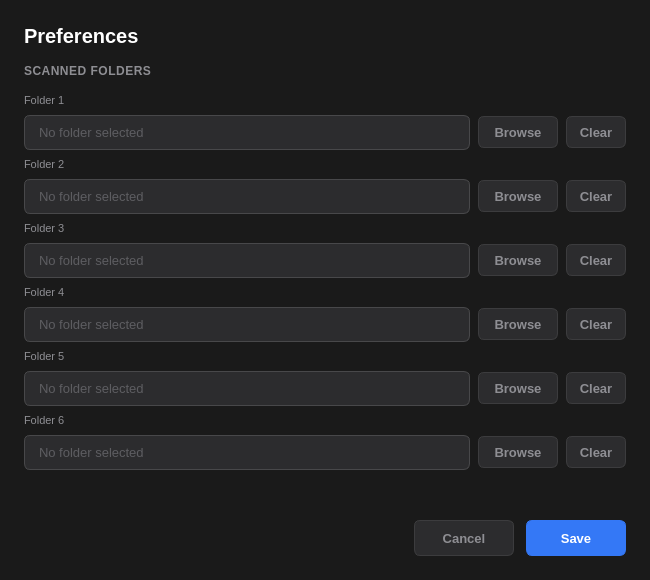
<?xml version="1.0" encoding="UTF-8"?>
<ui version="4.0">
 <class>PreferencesDialog</class>
 <widget class="QDialog" name="PreferencesDialog">
  <property name="geometry">
   <rect>
    <x>0</x>
    <y>0</y>
    <width>650</width>
    <height>580</height>
   </rect>
  </property>
  <property name="minimumSize">
   <size>
    <width>650</width>
    <height>580</height>
   </size>
  </property>
  <property name="maximumSize">
   <size>
    <width>650</width>
    <height>580</height>
   </size>
  </property>
  <property name="windowTitle">
   <string>Preferences</string>
  </property>
  <property name="styleSheet">
   <string notr="true">QDialog {
    background-color: #1A1A1A;
    color: #FFFFFF;
}

QLabel {
    color: #FFFFFF;
    font-size: 14px;
    font-weight: 400;
    font-family: -apple-system, BlinkMacSystemFont, 'Segoe UI', Roboto, sans-serif;
}

QPushButton {
    background-color: #2C2C2E;
    border: 1px solid #3C3C3E;
    border-radius: 6px;
    color: #8E8E93;
    font-size: 13px;
    font-weight: 500;
    font-family: -apple-system, BlinkMacSystemFont, 'Segoe UI', Roboto, sans-serif;
    padding: 8px 12px;
    text-align: center;
}

QPushButton:hover {
    background-color: #3A3A3C;
    border-color: #4A4A4C;
    color: #FFFFFF;
}

QPushButton:pressed {
    background-color: #1C1C1E;
}

QPushButton#saveButton {
    background-color: #3478f6;
    border-color: #3478f6;
    color: #FFFFFF;
    font-weight: 600;
}

QPushButton#saveButton:hover {
    background-color: #2a70d6;
    border-color: #2a70d6;
}

QPushButton#saveButton:pressed {
    background-color: #1f5bb5;
}

QLineEdit {
    background-color: #2C2C2E;
    border: 1px solid #48484A;
    border-radius: 6px;
    color: #FFFFFF;
    font-size: 13px;
    font-weight: 400;
    font-family: -apple-system, BlinkMacSystemFont, 'Segoe UI', Roboto, sans-serif;
    padding: 8px 12px;
}

QLineEdit:focus {
    border: 2px solid #64B5F6;
    outline: none;
}

QLineEdit:read-only {
    background-color: #2C2C2E;
    color: #8E8E93;
}</string>
  </property>
  <layout class="QVBoxLayout" name="verticalLayout">
   <property name="spacing">
    <number>16</number>
   </property>
   <property name="leftMargin">
    <number>24</number>
   </property>
   <property name="topMargin">
    <number>24</number>
   </property>
   <property name="rightMargin">
    <number>24</number>
   </property>
   <property name="bottomMargin">
    <number>24</number>
   </property>
   <item>
    <widget class="QLabel" name="titleLabel">
     <property name="styleSheet">
      <string notr="true">QLabel {
    color: #FFFFFF;
    font-size: 20px;
    font-weight: 600;
    font-family: -apple-system, BlinkMacSystemFont, 'Segoe UI', Roboto, sans-serif;
}</string>
     </property>
     <property name="text">
      <string>Preferences</string>
     </property>
    </widget>
   </item>
   <item>
    <widget class="QLabel" name="sectionLabel">
     <property name="styleSheet">
      <string notr="true">QLabel {
    color: #8E8E93;
    font-size: 12px;
    font-weight: 500;
    text-transform: uppercase;
    letter-spacing: 0.5px;
    border: none;
}</string>
     </property>
     <property name="text">
      <string>SCANNED FOLDERS</string>
     </property>
    </widget>
   </item>
   <item>
    <layout class="QVBoxLayout" name="foldersLayout">
     <property name="spacing">
      <number>8</number>
     </property>
     <item>
      <widget class="QLabel" name="folder1Label">
       <property name="styleSheet">
        <string notr="true">QLabel {
    color: #8E8E93;
    font-size: 11px;
    font-weight: 400;
}</string>
       </property>
       <property name="text">
        <string>Folder 1</string>
       </property>
      </widget>
     </item>
     <item>
      <layout class="QHBoxLayout" name="folder1Layout">
       <property name="spacing">
        <number>8</number>
       </property>
       <item>
        <widget class="QLineEdit" name="folder1PathEdit">
         <property name="readOnly">
          <bool>true</bool>
         </property>
         <property name="placeholderText">
          <string>No folder selected</string>
         </property>
        </widget>
       </item>
       <item>
        <widget class="QPushButton" name="folder1BrowseButton">
         <property name="minimumSize">
          <size>
           <width>80</width>
           <height>32</height>
          </size>
         </property>
         <property name="maximumSize">
          <size>
           <width>80</width>
           <height>32</height>
          </size>
         </property>
         <property name="cursor">
          <cursorShape>PointingHandCursor</cursorShape>
         </property>
         <property name="text">
          <string>Browse</string>
         </property>
        </widget>
       </item>
       <item>
        <widget class="QPushButton" name="folder1ClearButton">
         <property name="minimumSize">
          <size>
           <width>60</width>
           <height>32</height>
          </size>
         </property>
         <property name="maximumSize">
          <size>
           <width>60</width>
           <height>32</height>
          </size>
         </property>
         <property name="cursor">
          <cursorShape>PointingHandCursor</cursorShape>
         </property>
         <property name="text">
          <string>Clear</string>
         </property>
        </widget>
       </item>
      </layout>
     </item>
     <item>
      <widget class="QLabel" name="folder2Label">
       <property name="styleSheet">
        <string notr="true">QLabel {
    color: #8E8E93;
    font-size: 11px;
    font-weight: 400;
}</string>
       </property>
       <property name="text">
        <string>Folder 2</string>
       </property>
      </widget>
     </item>
     <item>
      <layout class="QHBoxLayout" name="folder2Layout">
       <property name="spacing">
        <number>8</number>
       </property>
       <item>
        <widget class="QLineEdit" name="folder2PathEdit">
         <property name="readOnly">
          <bool>true</bool>
         </property>
         <property name="placeholderText">
          <string>No folder selected</string>
         </property>
        </widget>
       </item>
       <item>
        <widget class="QPushButton" name="folder2BrowseButton">
         <property name="minimumSize">
          <size>
           <width>80</width>
           <height>32</height>
          </size>
         </property>
         <property name="maximumSize">
          <size>
           <width>80</width>
           <height>32</height>
          </size>
         </property>
         <property name="cursor">
          <cursorShape>PointingHandCursor</cursorShape>
         </property>
         <property name="text">
          <string>Browse</string>
         </property>
        </widget>
       </item>
       <item>
        <widget class="QPushButton" name="folder2ClearButton">
         <property name="minimumSize">
          <size>
           <width>60</width>
           <height>32</height>
          </size>
         </property>
         <property name="maximumSize">
          <size>
           <width>60</width>
           <height>32</height>
          </size>
         </property>
         <property name="cursor">
          <cursorShape>PointingHandCursor</cursorShape>
         </property>
         <property name="text">
          <string>Clear</string>
         </property>
        </widget>
       </item>
      </layout>
     </item>
     <item>
      <widget class="QLabel" name="folder3Label">
       <property name="styleSheet">
        <string notr="true">QLabel {
    color: #8E8E93;
    font-size: 11px;
    font-weight: 400;
}</string>
       </property>
       <property name="text">
        <string>Folder 3</string>
       </property>
      </widget>
     </item>
     <item>
      <layout class="QHBoxLayout" name="folder3Layout">
       <property name="spacing">
        <number>8</number>
       </property>
       <item>
        <widget class="QLineEdit" name="folder3PathEdit">
         <property name="readOnly">
          <bool>true</bool>
         </property>
         <property name="placeholderText">
          <string>No folder selected</string>
         </property>
        </widget>
       </item>
       <item>
        <widget class="QPushButton" name="folder3BrowseButton">
         <property name="minimumSize">
          <size>
           <width>80</width>
           <height>32</height>
          </size>
         </property>
         <property name="maximumSize">
          <size>
           <width>80</width>
           <height>32</height>
          </size>
         </property>
         <property name="cursor">
          <cursorShape>PointingHandCursor</cursorShape>
         </property>
         <property name="text">
          <string>Browse</string>
         </property>
        </widget>
       </item>
       <item>
        <widget class="QPushButton" name="folder3ClearButton">
         <property name="minimumSize">
          <size>
           <width>60</width>
           <height>32</height>
          </size>
         </property>
         <property name="maximumSize">
          <size>
           <width>60</width>
           <height>32</height>
          </size>
         </property>
         <property name="cursor">
          <cursorShape>PointingHandCursor</cursorShape>
         </property>
         <property name="text">
          <string>Clear</string>
         </property>
        </widget>
       </item>
      </layout>
     </item>
     <item>
      <widget class="QLabel" name="folder4Label">
       <property name="styleSheet">
        <string notr="true">QLabel {
    color: #8E8E93;
    font-size: 11px;
    font-weight: 400;
}</string>
       </property>
       <property name="text">
        <string>Folder 4</string>
       </property>
      </widget>
     </item>
     <item>
      <layout class="QHBoxLayout" name="folder4Layout">
       <property name="spacing">
        <number>8</number>
       </property>
       <item>
        <widget class="QLineEdit" name="folder4PathEdit">
         <property name="readOnly">
          <bool>true</bool>
         </property>
         <property name="placeholderText">
          <string>No folder selected</string>
         </property>
        </widget>
       </item>
       <item>
        <widget class="QPushButton" name="folder4BrowseButton">
         <property name="minimumSize">
          <size>
           <width>80</width>
           <height>32</height>
          </size>
         </property>
         <property name="maximumSize">
          <size>
           <width>80</width>
           <height>32</height>
          </size>
         </property>
         <property name="cursor">
          <cursorShape>PointingHandCursor</cursorShape>
         </property>
         <property name="text">
          <string>Browse</string>
         </property>
        </widget>
       </item>
       <item>
        <widget class="QPushButton" name="folder4ClearButton">
         <property name="minimumSize">
          <size>
           <width>60</width>
           <height>32</height>
          </size>
         </property>
         <property name="maximumSize">
          <size>
           <width>60</width>
           <height>32</height>
          </size>
         </property>
         <property name="cursor">
          <cursorShape>PointingHandCursor</cursorShape>
         </property>
         <property name="text">
          <string>Clear</string>
         </property>
        </widget>
       </item>
      </layout>
     </item>
     <item>
      <widget class="QLabel" name="folder5Label">
       <property name="styleSheet">
        <string notr="true">QLabel {
    color: #8E8E93;
    font-size: 11px;
    font-weight: 400;
}</string>
       </property>
       <property name="text">
        <string>Folder 5</string>
       </property>
      </widget>
     </item>
     <item>
      <layout class="QHBoxLayout" name="folder5Layout">
       <property name="spacing">
        <number>8</number>
       </property>
       <item>
        <widget class="QLineEdit" name="folder5PathEdit">
         <property name="readOnly">
          <bool>true</bool>
         </property>
         <property name="placeholderText">
          <string>No folder selected</string>
         </property>
        </widget>
       </item>
       <item>
        <widget class="QPushButton" name="folder5BrowseButton">
         <property name="minimumSize">
          <size>
           <width>80</width>
           <height>32</height>
          </size>
         </property>
         <property name="maximumSize">
          <size>
           <width>80</width>
           <height>32</height>
          </size>
         </property>
         <property name="cursor">
          <cursorShape>PointingHandCursor</cursorShape>
         </property>
         <property name="text">
          <string>Browse</string>
         </property>
        </widget>
       </item>
       <item>
        <widget class="QPushButton" name="folder5ClearButton">
         <property name="minimumSize">
          <size>
           <width>60</width>
           <height>32</height>
          </size>
         </property>
         <property name="maximumSize">
          <size>
           <width>60</width>
           <height>32</height>
          </size>
         </property>
         <property name="cursor">
          <cursorShape>PointingHandCursor</cursorShape>
         </property>
         <property name="text">
          <string>Clear</string>
         </property>
        </widget>
       </item>
      </layout>
     </item>
     <item>
      <widget class="QLabel" name="folder6Label">
       <property name="styleSheet">
        <string notr="true">QLabel {
    color: #8E8E93;
    font-size: 11px;
    font-weight: 400;
}</string>
       </property>
       <property name="text">
        <string>Folder 6</string>
       </property>
      </widget>
     </item>
     <item>
      <layout class="QHBoxLayout" name="folder6Layout">
       <property name="spacing">
        <number>8</number>
       </property>
       <item>
        <widget class="QLineEdit" name="folder6PathEdit">
         <property name="readOnly">
          <bool>true</bool>
         </property>
         <property name="placeholderText">
          <string>No folder selected</string>
         </property>
        </widget>
       </item>
       <item>
        <widget class="QPushButton" name="folder6BrowseButton">
         <property name="minimumSize">
          <size>
           <width>80</width>
           <height>32</height>
          </size>
         </property>
         <property name="maximumSize">
          <size>
           <width>80</width>
           <height>32</height>
          </size>
         </property>
         <property name="cursor">
          <cursorShape>PointingHandCursor</cursorShape>
         </property>
         <property name="text">
          <string>Browse</string>
         </property>
        </widget>
       </item>
       <item>
        <widget class="QPushButton" name="folder6ClearButton">
         <property name="minimumSize">
          <size>
           <width>60</width>
           <height>32</height>
          </size>
         </property>
         <property name="maximumSize">
          <size>
           <width>60</width>
           <height>32</height>
          </size>
         </property>
         <property name="cursor">
          <cursorShape>PointingHandCursor</cursorShape>
         </property>
         <property name="text">
          <string>Clear</string>
         </property>
        </widget>
       </item>
      </layout>
     </item>
    </layout>
   </item>
   <item>
    <spacer name="verticalSpacer">
     <property name="orientation">
      <enum>Qt::Orientation::Vertical</enum>
     </property>
     <property name="sizeHint" stdset="0">
      <size>
       <width>20</width>
       <height>20</height>
      </size>
     </property>
    </spacer>
   </item>
   <item>
    <layout class="QHBoxLayout" name="buttonLayout">
     <property name="spacing">
      <number>12</number>
     </property>
     <item>
      <spacer name="horizontalSpacer">
       <property name="orientation">
        <enum>Qt::Orientation::Horizontal</enum>
       </property>
       <property name="sizeHint" stdset="0">
        <size>
         <width>40</width>
         <height>20</height>
        </size>
       </property>
      </spacer>
     </item>
     <item>
      <widget class="QPushButton" name="cancelButton">
       <property name="minimumSize">
        <size>
         <width>100</width>
         <height>36</height>
        </size>
       </property>
       <property name="cursor">
        <cursorShape>PointingHandCursor</cursorShape>
       </property>
       <property name="text">
        <string>Cancel</string>
       </property>
      </widget>
     </item>
     <item>
      <widget class="QPushButton" name="saveButton">
       <property name="minimumSize">
        <size>
         <width>100</width>
         <height>36</height>
        </size>
       </property>
       <property name="cursor">
        <cursorShape>PointingHandCursor</cursorShape>
       </property>
       <property name="text">
        <string>Save</string>
       </property>
      </widget>
     </item>
    </layout>
   </item>
  </layout>
 </widget>
 <resources/>
 <connections/>
</ui>
